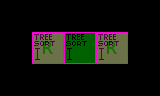

The image is a tile-based game level rendered from a .tmx file. Its description and source (layers, tilesets, objects; grid data summarised) follow:
An orthogonal 5x3 tile map with 32x32 px tiles, 5 tile layers (Regions, Input_set, Input_set, InputNot_set, ...), 6 hidden layers not drawn, 8 tilesets.

<map version="1.0" orientation="orthogonal" width="5" height="3" tilewidth="32" tileheight="32">
 <tileset firstgid="1" name="Woodland" tilewidth="32" tileheight="32">
  <image source="../../graphics/tiles/Woodland_ground.png" width="512" height="512" />
 </tileset>
 <tileset firstgid="257" name="Collision" tilewidth="32" tileheight="32">
  <image source="../../graphics/tiles/collision.png" width="64" height="32" />
 </tileset>
 <tileset firstgid="259" name="set_rules" tilewidth="32" tileheight="32">
  <image source="../../graphics/tiles/set_rules.png" width="64" height="64" />
 </tileset>
 <tileset firstgid="263" name="set_woodland" tilewidth="32" tileheight="32">
  <image source="../../graphics/tiles/set_woodland.png" width="512" height="320" />
 </tileset>
 <tileset firstgid="423" name="Woodland_x3" tilewidth="32" tileheight="96">
  <image source="../../graphics/tiles/Woodland_x3.png" width="512" height="192" />
 </tileset>
 <tileset firstgid="455" name="Woodland_x4" tilewidth="32" tileheight="128">
  <image source="../../graphics/tiles/Woodland_x4.png" width="512" height="128" />
 </tileset>
 <tileset firstgid="471" name="Woodland_x5" tilewidth="32" tileheight="160">
  <image source="../../graphics/tiles/Woodland_x5.png" width="512" height="160" />
 </tileset>
 <tileset firstgid="487" name="Woodland_x8" tilewidth="32" tileheight="256">
  <image source="../../graphics/tiles/Woodland_x8.png" width="512" height="256" />
 </tileset>
 <layer name="Regions" width="5" height="3">
  <data>[15 cells, 3 non-empty, 1 distinct tile ids]</data>
 </layer>
 <layer name="Input_set" width="5" height="3">
  <data>[15 cells, 1 non-empty, 1 distinct tile ids]</data>
 </layer>
 <layer name="Input_set" width="5" height="3">
  <data>[15 cells, 1 non-empty, 1 distinct tile ids]</data>
 </layer>
 <layer name="InputNot_set" width="5" height="3" opacity="0.48">
  <data>[15 cells, 2 non-empty, 1 distinct tile ids]</data>
 </layer>
 <layer name="InputNot_set" width="5" height="3" opacity="0.35">
  <data>[15 cells, 2 non-empty, 1 distinct tile ids]</data>
 </layer>
 <layer name="Output1_Collision" width="5" height="3" visible="0">
  <data>[15 cells, 2 non-empty, 1 distinct tile ids]</data>
 </layer>
 <layer name="Output2_Collision" width="5" height="3" visible="0">
  <data>[15 cells, 2 non-empty, 1 distinct tile ids]</data>
 </layer>
 <layer name="Output3_Collision" width="5" height="3" visible="0">
  <data>[15 cells, 2 non-empty, 1 distinct tile ids]</data>
 </layer>
 <layer name="Output1_Fringe" width="5" height="3" visible="0">
  <data>[15 cells, 2 non-empty, 2 distinct tile ids]</data>
 </layer>
 <layer name="Output2_Fringe" width="5" height="3" visible="0">
  <data>[15 cells, 2 non-empty, 2 distinct tile ids]</data>
 </layer>
 <layer name="Output3_Fringe" width="5" height="3" visible="0">
  <data>[15 cells, 2 non-empty, 2 distinct tile ids]</data>
 </layer>
</map>
